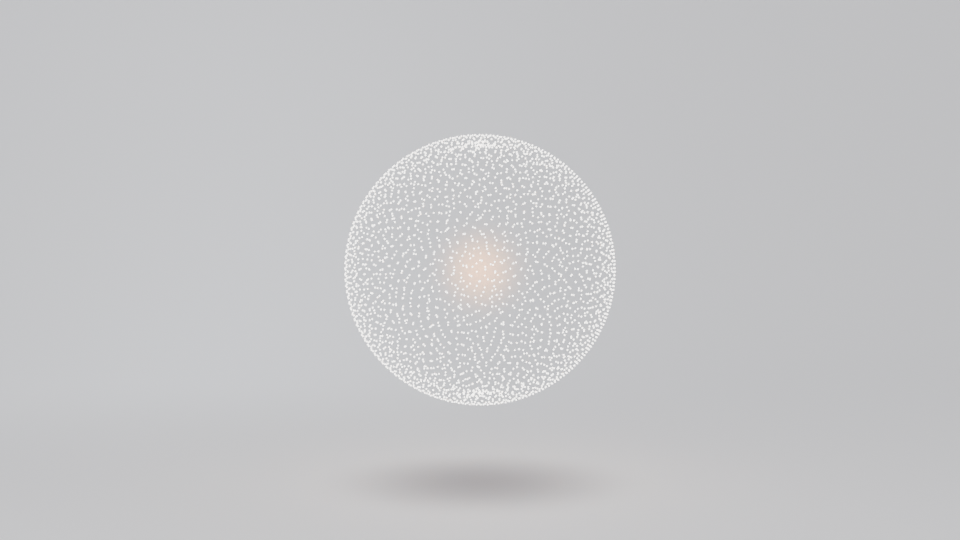
#> input picture diagnostic_frames/diag_frame_001.png, 960 x 540 px, found by its file name; its folder holds only this picture in this run
$ python create_contact_sheet.py
#> lines starting #> are read from the running program, lines starting #| are printed output that depends on the picture
import os
from PIL import Image, ImageDraw, ImageFont

out_dir = "/Users/karthikeya.s/Documents/focus/diagnostic_frames"

diagnostic_frames = [
    (1, "Frame 1: GLOBE (Hold)"),
    (30, "Frame 30: GLOBE (Hold)"),
    (40, "Frame 40: Globe Pre-Distort"),
    (50, "Frame 50: Energy Swirl/Expand"),
    (60, "Frame 60: Transition to Elec"),
    (70, "Frame 70: Settle into Elec"),
    (80, "Frame 80: ELECTRICITY (Hold)"),
    (105, "Frame 105: ELECTRICITY (Hold)"),
    (115, "Frame 115: Elec Pre-Fire Drift"),
    (125, "Frame 125: Fire Energy Bloom"),
    (135, "Frame 135: Transition to Fire"),
    (145, "Frame 145: Settle into Fire"),
    (160, "Frame 160: FIRE (Hold)"),
    (175, "Frame 175: FIRE (Hold)"),
    (185, "Frame 185: Fire Pre-Lock Cool"),
    (195, "Frame 195: Reorganize / Arch"),
    (205, "Frame 205: Transition to Lock"),
    (215, "Frame 215: Settle into Lock"),
    (230, "Frame 230: LOCK (Hold)"),
    (240, "Frame 240: LOCK (Hold)"),
]

cols = 4
rows = 5
thumb_w = 480
thumb_h = 270
header_h = 42
cell_w = thumb_w
cell_h = thumb_h + header_h

sheet_w = cols * cell_w
sheet_h = rows * cell_h + 80

contact_sheet = Image.new("RGB", (sheet_w, sheet_h), color=(22, 22, 26))
draw = ImageDraw.Draw(contact_sheet)

try:
    title_font = ImageFont.truetype("/System/Library/Fonts/Helvetica.ttc", 26)
    label_font = ImageFont.truetype("/System/Library/Fonts/Helvetica.ttc", 17)
except Exception:
    title_font = ImageFont.load_default()
    label_font = ImageFont.load_default()

draw.text((sheet_w // 2, 40), "HERO PARTICLE SYSTEM: 4-STATE TRANSITION DIAGNOSTIC CONTACT SHEET", fill=(255, 255, 255), anchor="mm", font=title_font)

for idx, (frame_num, label) in enumerate(diagnostic_frames):
    img_path = os.path.join(out_dir, f"diag_frame_{frame_num:03d}.png")
    if not os.path.exists(img_path):
        print(f"Warning: {img_path} not found!")
        continue

    c = idx % cols
    r = idx // cols
    x = c * cell_w
    y = 80 + r * cell_h

    img = Image.open(img_path)
#> img is the input picture: PIL image 960x540 RGBA; mean R, G, B, A 197.1, 197.2, 198.5, 255
    img = img.resize((thumb_w, thumb_h), Image.Resampling.LANCZOS)
#> img: PIL image 480x270 RGBA
    contact_sheet.paste(img, (x, y))
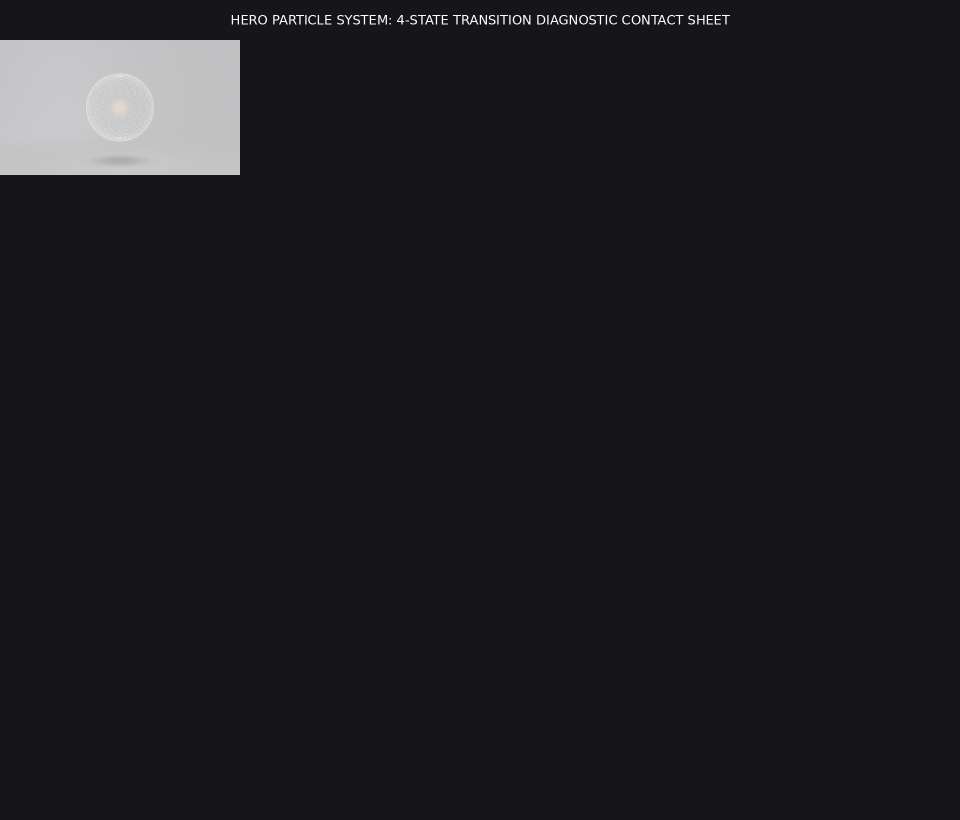
#> contact_sheet: PIL image 1920x1640 RGB (shown at 1/2 size); mean R, G, B 29.6, 29.6, 33.5

    # Label bar
    draw.rectangle([x, y + thumb_h, x + cell_w, y + cell_h], fill=(16, 16, 20))
    draw.rectangle([x, y, x + cell_w, y + cell_h], outline=(45, 45, 55), width=1)

    # Color badge based on state
    if "GLOBE" in label:
        tag_color = (120, 190, 255)
    elif "ELECTRICITY" in label or "Elec" in label:
        tag_color = (255, 215, 60)
    elif "FIRE" in label or "Fire" in label:
        tag_color = (255, 110, 60)
    elif "LOCK" in label or "Lock" in label:
        tag_color = (130, 235, 130)
    else:
        tag_color = (220, 220, 230)

    draw.text((x + cell_w // 2, y + thumb_h + header_h // 2), label, fill=tag_color, anchor="mm", font=label_font)

out_sheet_path = "/Users/karthikeya.s/Documents/focus/diagnostic_contact_sheet.png"
contact_sheet.save(out_sheet_path, quality=95)
print(f"Saved contact sheet to {out_sheet_path}")
